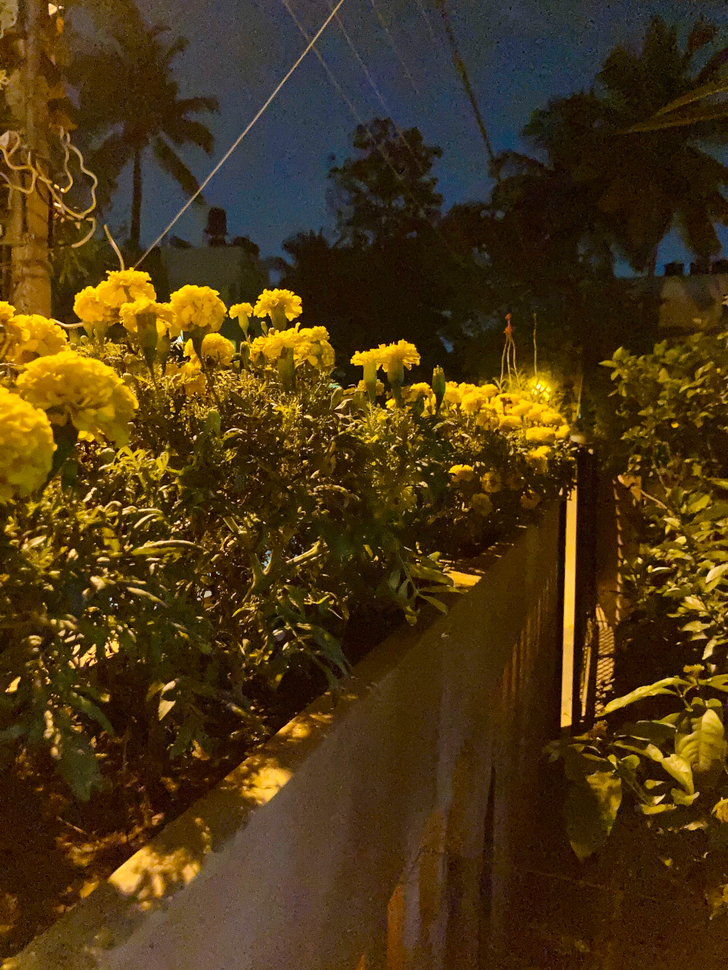
%> input picture Images/flowers1000.png, 728 x 970 px, shrunk from 1000 x 1333 before the run
$ octave rgbsplit.m   (GNU Octave 9; MATLAB toolbox functions it lacks are replaced by stand-ins)
%> lines starting %> are read from the running program, lines starting %| are printed output that depends on the picture
clc;clear;close all;

image = imread('Images/flowers1000.png');
%> image is the input picture: size 970x728x3 uint8; mean R, G, B 75.5, 54.4, 18.5

figure;
sgtitle('RGB Splitting');

if size(image, 3) == 1
    redComponent = image;

    subplot(1,1,1);
    imshow(redComponent);

    imwrite(redComponent, 'red.png');
    imwrite(redComponent, 'green.png');
    imwrite(redComponent, 'blue.png');
else
    redComponent = image(:,:,1);
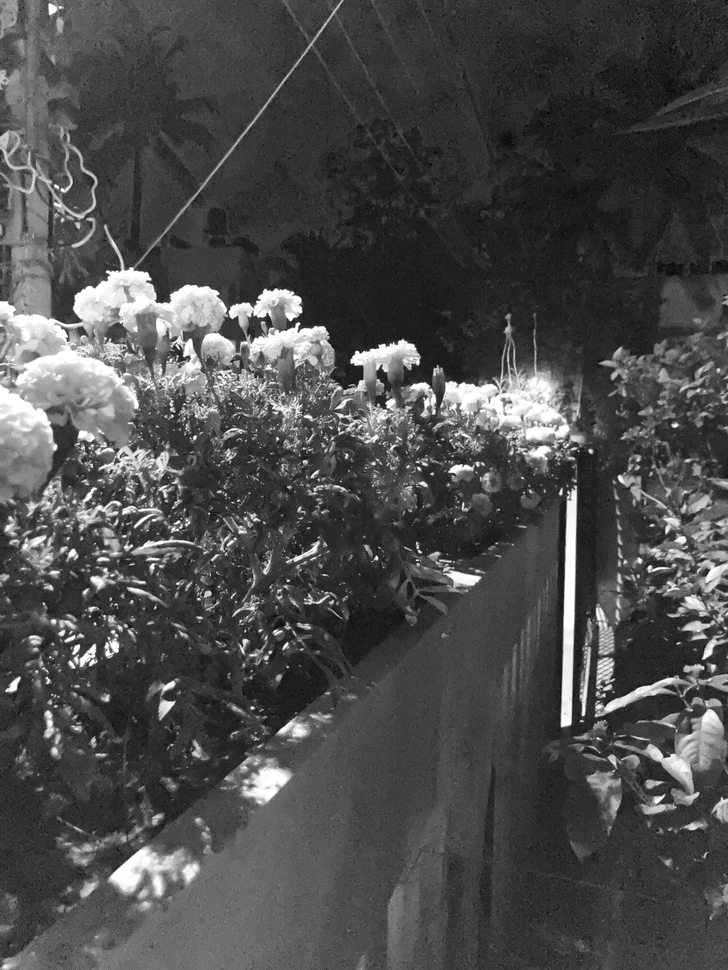
%> redComponent: size 970x728 uint8; min 0, max 255, mean 75.5
    greenComponent = image(:,:,2);
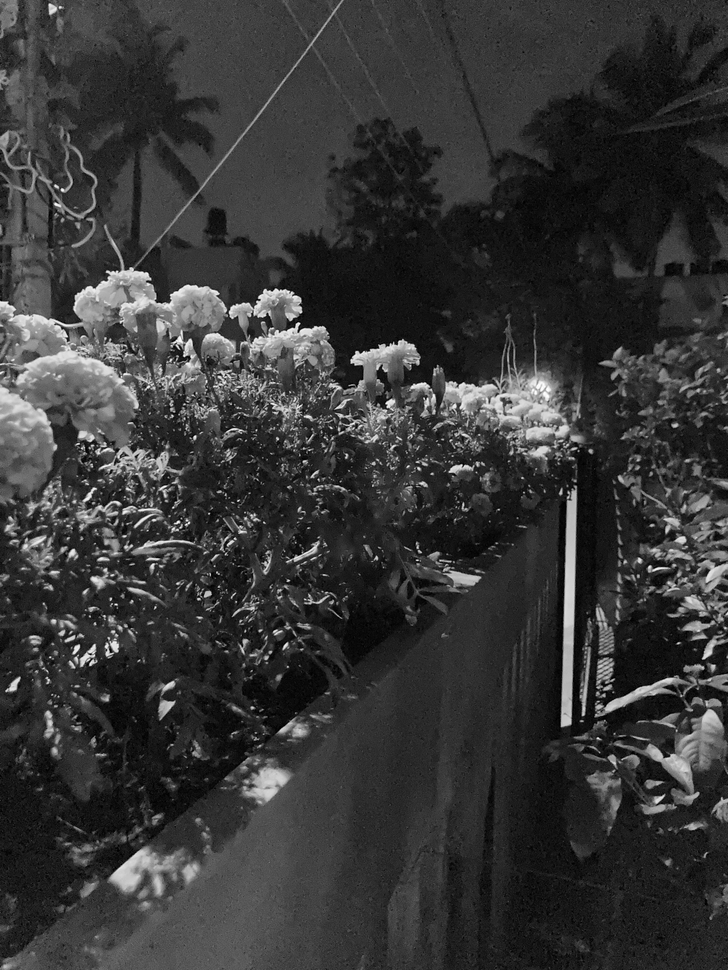
%> greenComponent: size 970x728 uint8; min 0, max 255, mean 54.4
    blueComponent = image(:,:,3);
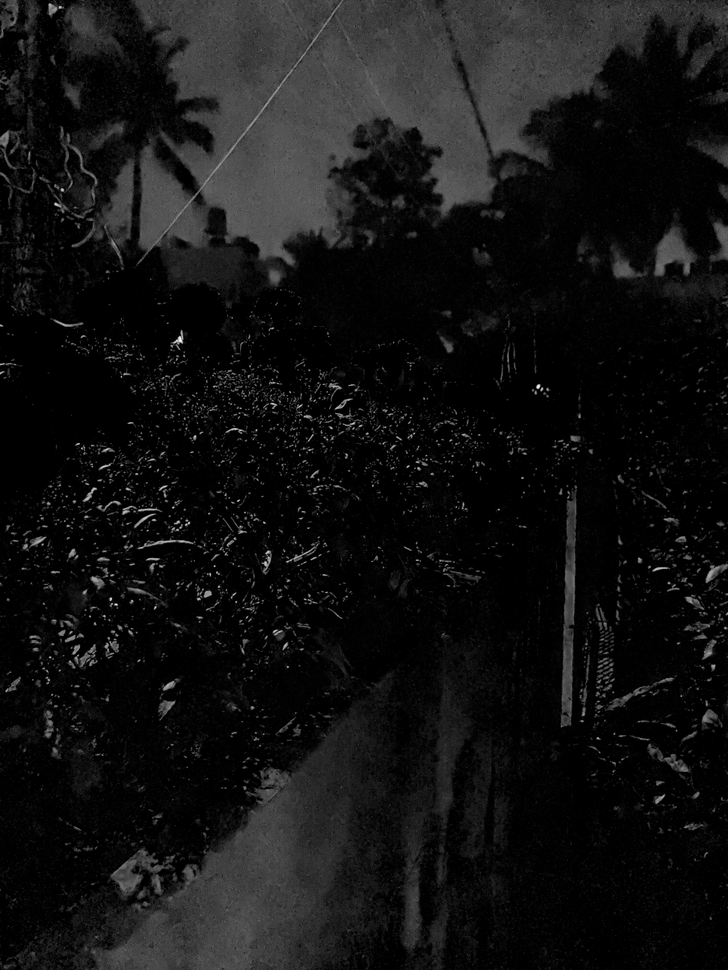
%> blueComponent: size 970x728 uint8; min 0, max 251, mean 18.5

    subplot(2,3,2)
    imshow(image);
    title('Original');

    subplot(2,3,4);
    imshow(redComponent);
    title('Red');

    subplot(2,3,5);
    imshow(greenComponent);
    title('Green');

    subplot(2,3,6);
    imshow(blueComponent);
    title('Blue');

    imwrite(redComponent, 'red.png');
    imwrite(greenComponent, 'green.png');
    imwrite(blueComponent, 'blue.png');
end
